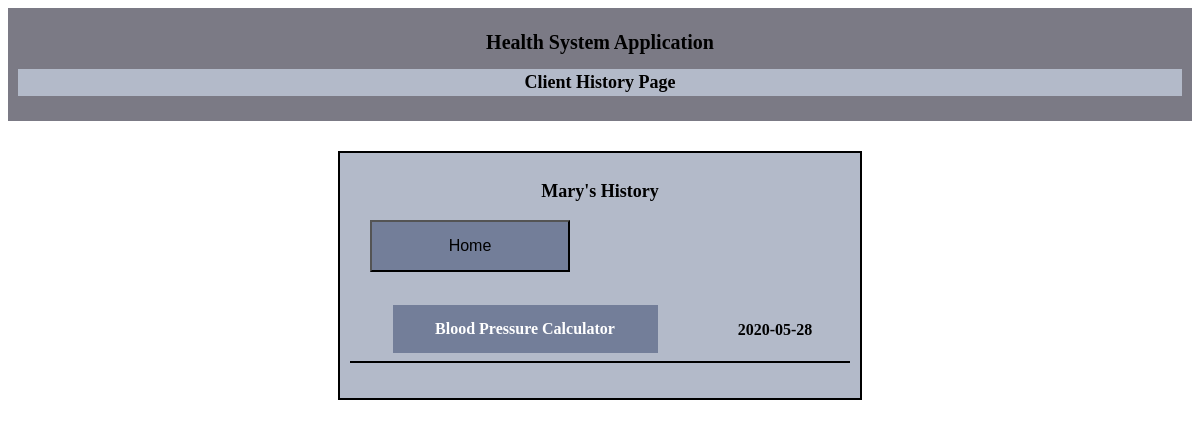
The page /clientHistory.php (signed in) on the database its author committed.
### tables this page shows
CREATE TABLE `client_health_risks` (
  `clientHealthRisksID` int(11) NOT NULL AUTO_INCREMENT,
  `dateTime` date NOT NULL,
  `clientHealthRiskTitle` varchar(255) NOT NULL,
  `clientID` int(11) NOT NULL,
  `healthRiskID` int(11) NOT NULL,
  PRIMARY KEY (`clientHealthRisksID`),
  KEY `healthRiskID` (`healthRiskID`),
  KEY `clientID` (`clientID`),
  CONSTRAINT `client_health_risks_ibfk_1` FOREIGN KEY (`healthRiskID`) REFERENCES `health_risks` (`healthRiskID`),
  CONSTRAINT `client_health_risks_ibfk_2` FOREIGN KEY (`clientID`) REFERENCES `clients` (`clientID`)
);

### clientHistory.php (the view, shortened to what this page needs)
<!DOCTYPE html>
<html lang ="en">
<head>
	<link rel="stylesheet" type="text/css" href="pecss.css">
</head>
<body>
  <div class="header">
		<h1>Health System Application</h1>
		<h2> Client History Page </h2>
	</div>
	<div class = "body">
		<h2> <?php echo $_SESSION["name"];?>'s History </h2>
		<div class = "headMenu">
			<a href ="clientHome.php"><button type="button" class="history">Home</button> </a>
		</div>
<?php
		$clientID = $_SESSION['clientID'];
		require_once("conn.php");
		$sql = "SELECT clientHealthRiskTitle, dateTime FROM client_health_risks WHERE clientID = '$clientID' ORDER BY dateTime DESC";
		$result = $conn->query($sql);
		if ($result->num_rows > 0) {
			$i = 0;
			while ($row = $result->fetch_assoc()) {
				$title = $row["clientHealthRiskTitle"];
				$token = strtok($title, " ");
				$temp = "";
				while ($token !== false){
						 $temp = $temp.$token;
							$token = strtok(" ");
					}
				$i++;
				$title = $_SESSION["name"]. $temp. $i.".php";
				?>
				<a class = "historyMenu" href=<?php echo $title?>><?php echo  $row["clientHealthRiskTitle"];?></a>
				<p class = "dateTime"> <?php echo  $row["dateTime"];?></p>
				<hr>
				<?php
			}
		}
		else {
				echo "You do not have any history";
			}
?>
	</div>
</body>
</html>

### pecss.css (style rules this page uses)
.header { font-family:"Georgia", "Times New Roman", "Arial"; padding: 10px; text-align:center; background:#7b7a85; font-size: 10px; font:Georgia; margin-bottom: 30px; }
form, .body { text-align: center; float: center; margin: auto; background-color: #b3bac9; width: 500px; padding: 10px; border: 2px solid black; }
h1 { color: black; text-align: center; font-size: 20px; }
h2 { font-family:"Georgia", "Times New Roman", "Arial"; padding:3px; text-align:center; background-color: #b3bac9; font-size:18px; font:Georgia; }
div.headMenu { margin-bottom: 100px; }
button { padding: 15px 20px; text-align:center; background-color: #737e99; color: black; font-size: 16px; margin-bottom: 15px; width: 65%; }
button.history { padding: 15px 20px; width: 40%; float: left; margin-left: 20px; }
.historyMenu:link, .historyMenu:visited { font-weight: bold; font-size: 16px; color: white; padding: 15px 20px; background-color: #737e99; text-align: center; text-decoration: none; display: inline-block; width: 45%; }
p.dateTime { float: right; font-weight: bold; font-size: 16px; text-align: center; text-decoration: none; display: inline-block; width: 30%; }
hr { border: 1px solid black; margin-bottom: 25px; }
::placeholder { text-align:center; color:red; }
a { font-weight: bold; }

### rows shown on the page
client_health_risks: clientHealthRiskTitle "Blood Pressure Calculator", dateTime "2020-05-28"

### other values the page prints
$_SESSION["name"] "Mary"
